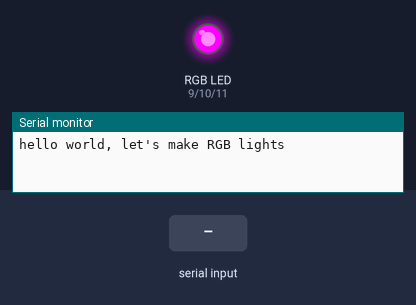
A sketch run on a simulated Arduino Leonardo, built with avr-gcc and run on an emulated ATmega32U4. Shown: an RGB LED mixed from three pins (HIGH = lit), the last lines printed to the serial monitor. The inputs (shaded band) are chosen by the test bench.

Above: at 1.2 s.
1.3 s: "90,45,200\n" received over Serial
At 2.1 s:
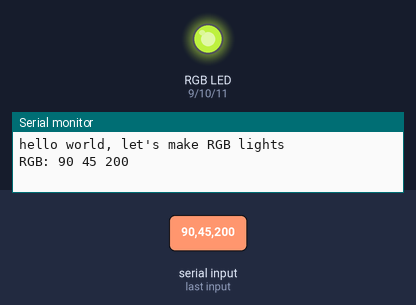
2.8 s: "30,150,10\n" received over Serial
At 3.2 s:
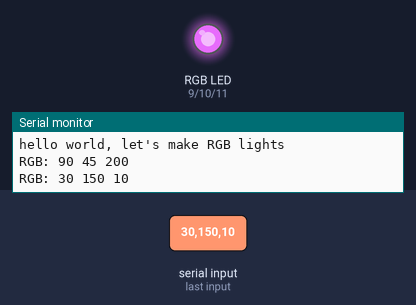
4.3 s: "1,90,45\n" received over Serial
At 5.5 s:
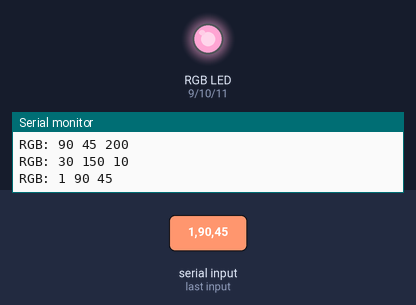
Timing chart, 0 to 7.3 s (numbered marks = the images above; inputs shaded):
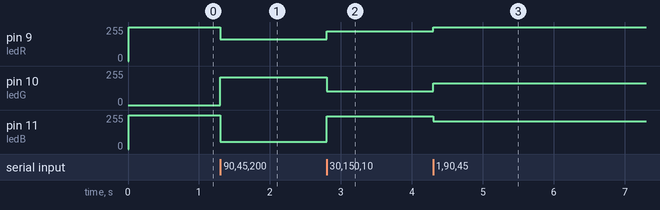

The sketch:

fadeRGBled.ino
```cpp
int ledR = 9;
int ledG = 10;
int ledB = 11;

int inByte = 0;
int vRed = 0;
int vGreen = 0;
int vBlue = 0;

void setup() {

  pinMode(ledR, OUTPUT);
  pinMode(ledG, OUTPUT);
  pinMode(ledB, OUTPUT);

  Serial.begin(9600);
  while (!Serial) {
    ; // wait for serial port to connect. Needed for Leonardo only
  }


  Serial.println("hello world, let's make RGB lights");
  setRGB(0,255,0);

}

void loop() {

  while (Serial.available() > 0) {

    vRed = Serial.parseInt();
    vGreen = Serial.parseInt();
    vBlue = Serial.parseInt();

    Serial.print("RGB: ");
    Serial.print(vRed);
    Serial.print(" ");
    Serial.print(vGreen);
    Serial.print(" ");
    Serial.println(vBlue);

    if (Serial.read() == '\n') {

      vRed = constrain(vRed, 0, 255);
      vGreen = constrain(vGreen, 0, 255);
      vBlue = constrain(vBlue, 0, 255);

      setRGB(vRed, vGreen, vBlue);

    }

  }


  // faderCode
//  for(int fadeValue = 0 ; fadeValue <= 255; fadeValue +=5) {
//    analogWrite(ledR, fadeValue);
//    analogWrite(ledG, 255-fadeValue);
//    analogWrite(ledB, fadeValue);
//    delay(30);
//  }
//
//  for(int fadeValue = 255 ; fadeValue >= 0; fadeValue -=5) {
//    analogWrite(ledR, fadeValue);
//    analogWrite(ledG, 255-fadeValue);
//    analogWrite(ledB, fadeValue);
//    delay(30);
//  }

}

void setRGB(int r, int g, int b) {
  analogWrite(ledR, 255-r);
  analogWrite(ledG, 255-g);
  analogWrite(ledB, 255-b);
}
```

Measured:
- after the input at 1.3 s, pin 9 (ledR): 255/255 → 165/255 at once; pin 10 (ledG): 0/255 → 210/255 at once; pin 11 (ledB): 255/255 → 55/255 at once
- after the input at 2.8 s, pin 9 (ledR): 165/255 → 225/255 at once; pin 10 (ledG): 210/255 → 105/255 at once; pin 11 (ledB): 55/255 → 245/255 at once
- after the input at 4.3 s, pin 9 (ledR): 225/255 → 254/255 at once; pin 10 (ledG): 105/255 → 165/255 at once; pin 11 (ledB): 245/255 → 210/255 at once
